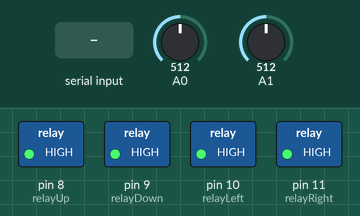
A sketch run on a simulated Arduino Uno, built with avr-gcc and run on an emulated ATmega328P. Shown: switched loads named in the sketch (green lamp = pin HIGH). Inputs (shaded band) come from the test bench; at power-on: A0 = 512, A1 = 512.

Above: at 2.2 s.
2.3 s: "W\n" received over Serial
At 3.9 s:
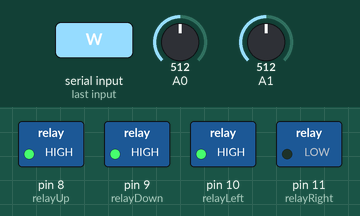
4.8 s: A0 set to 543
At 5.6 s:
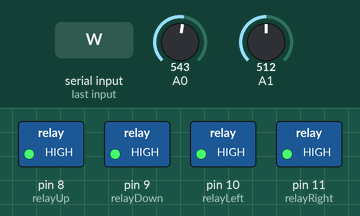
6.3 s: "L90\n" received over the second serial link
At 6.9 s:
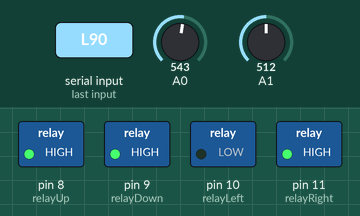
7.8 s: "D90\n" received over Serial
At 9.0 s:
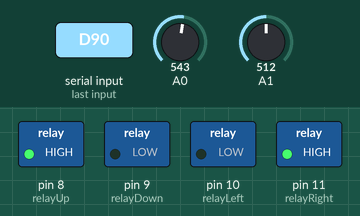
9.3 s: "R90\n" received over the second serial link
At 10.3 s:
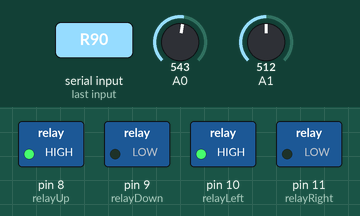
10.8 s: "U 45\n" received over Serial
At 11.4 s:
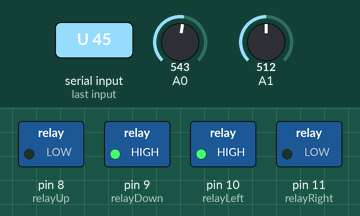
Timing chart, 0 to 13.3 s (numbered marks = the images above; inputs shaded):
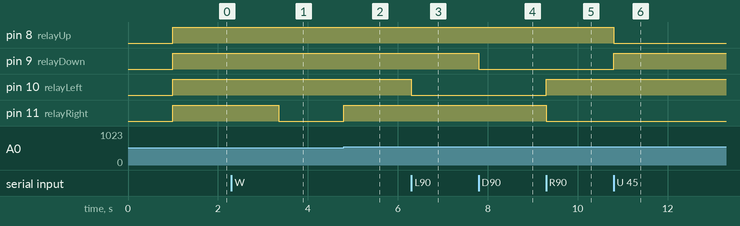

The sketch:

Uno_Smart_Brain.ino
```cpp
/* * PROJECT: Yaesu Rotator Controller (Uno Smart Brain)
 * AUTHOR: Sakis (SV2FPI)
 * HARDWARE: Arduino Uno & Relay Shield
 * COMPATIBILITY: Yaesu G-5400, G-5500, G-5600
 * * IMPORTANT NOTE: This code is part of a dual-device system and
 * CANNOT work standalone. It must be used in conjunction with
 * the corresponding ESP8266 code.
 * * DESCRIPTION: This unit handles the relay control and the 180-540
 * degree internal mapping (South-to-South) to ensure smooth
 * North-crossing (0 degrees) without mechanical or logical locks.
 */

#include <SoftwareSerial.h>

// Communication with ESP8266 (Pins 4 RX, 5 TX)
SoftwareSerial espSerial(4, 5);

const int relayUp = 8, relayDown = 9, relayLeft = 10, relayRight = 11;
int targetAz = -1, targetEl = -1;
const int tolerance = 2;

bool mLeft = false, mRight = false, mUp = false, mDown = false;

void setup() {
  delay(1000);
  Serial.begin(9600);
  espSerial.begin(9600);
  pinMode(relayUp, OUTPUT); pinMode(relayDown, OUTPUT);
  pinMode(relayLeft, OUTPUT); pinMode(relayRight, OUTPUT);
  digitalWrite(relayUp, HIGH); digitalWrite(relayDown, HIGH);
  digitalWrite(relayLeft, HIGH); digitalWrite(relayRight, HIGH);
}

void processCommand(char c, Stream &source) {
  if (c == 'C') {
    if (source.peek() == '2') source.read();
    int curAzRaw = (int)constrain(map(analogRead(A0), 49, 1023, 180, 540), 180, 540);
    int curElRaw = constrain(map(analogRead(A1), 0, 1023, 0, 180), 0, 180);
    char buffer[20];
    sprintf(buffer, "+0%03d+0%03d\r\r", curAzRaw % 360, curElRaw);
    source.print(buffer);
  }
  else if (c == 'L' || c == 'R' || c == 'U' || c == 'D' || c == 'S') {
    if (c == 'L') { mLeft = true; mRight = false; targetAz = -1; }
    else if (c == 'R') { mRight = true; mLeft = false; targetAz = -1; }
    else if (c == 'U') { mUp = true; mDown = false; targetEl = -1; }
    else if (c == 'D') { mDown = true; mUp = false; targetEl = -1; }
    else if (c == 'S') { targetAz = -1; targetEl = -1; mLeft = mRight = mUp = mDown = false; }
    source.print("\r");
  }
  else if (c == 'W') {
    delay(50);
    String cmd = source.readStringUntil('\r');
    cmd.trim();

    int spaceIndex = cmd.indexOf(' ');
    if (spaceIndex != -1) {
      int valAz = cmd.substring(0, spaceIndex).toInt();
      int valEl = cmd.substring(spaceIndex + 1).toInt();
      targetAz = (valAz < 180) ? valAz + 360 : valAz;
      targetEl = valEl;
    } else {
      int valAz = cmd.toInt();
      targetAz = (valAz < 180) ? valAz + 360 : valAz;
    }
    mLeft = mRight = mUp = mDown = false;
    source.print("\r");
  }
}

void loop() {
  if (Serial.available() > 0) processCommand(Serial.read(), Serial);
  if (espSerial.available() > 0) processCommand(espSerial.read(), espSerial);

  int curAz = (int)constrain(map(analogRead(A0), 49, 1023, 180, 540), 180, 540);
  int curEl = constrain(map(analogRead(A1), 0, 1023, 0, 180), 0, 180);

  bool moveL = mLeft, moveR = mRight, moveU = mUp, moveD = mDown;
  if (targetAz != -1) {
    if (curAz < (targetAz - tolerance)) { moveR = true; moveL = false; }
    else if (curAz > (targetAz + tolerance)) { moveL = true; moveR = false; }
    else { targetAz = -1; moveR = moveL = false; }
  }
  if (targetEl != -1) {
    if (curEl < (targetEl - tolerance)) { moveU = true; moveD = false; }
    else if (curEl > (targetEl + tolerance)) { moveD = true; moveU = false; }
    else { targetEl = -1; moveU = moveD = false; }
  }
  digitalWrite(relayLeft, moveL ? LOW : HIGH);
  digitalWrite(relayRight, moveR ? LOW : HIGH);
  digitalWrite(relayUp, moveU ? LOW : HIGH);
  digitalWrite(relayDown, moveD ? LOW : HIGH);
}
```

Measured:
- the behaviour switches between 530 and 531 on A0 (found by bisection; images 1 and 2)
- after the input at 2.3 s, pin 11 (relayRight): HIGH → LOW after 1.1 s
- after the input at 4.8 s, pin 11 (relayRight): LOW → HIGH at once
- after the input at 6.3 s, pin 10 (relayLeft): HIGH → LOW at once
- after the input at 7.8 s, pin 9 (relayDown): HIGH → LOW at once
- after the input at 9.3 s, pin 10 (relayLeft): LOW → HIGH at once; pin 11 (relayRight): HIGH → LOW at once
- after the input at 10.8 s, pin 8 (relayUp): HIGH → LOW at once; pin 9 (relayDown): LOW → HIGH at once
